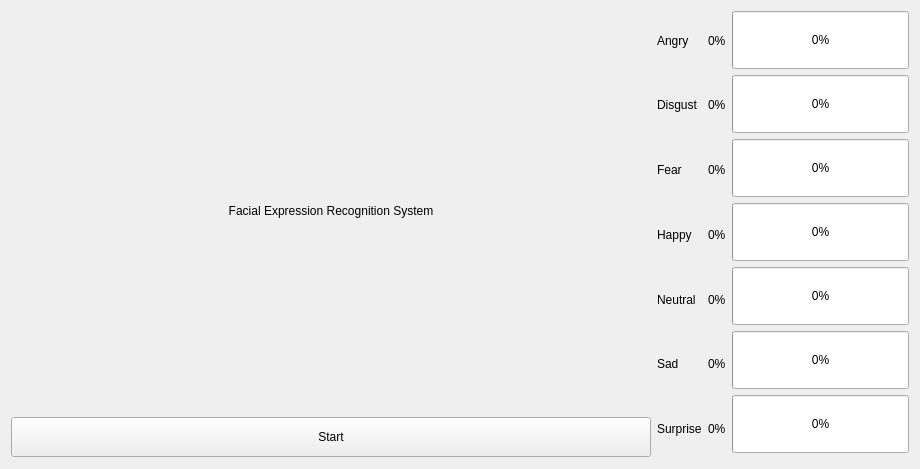
<?xml version="1.0" encoding="UTF-8"?>
<ui version="4.0">
 <class>Form</class>
 <widget class="QWidget" name="Form">
  <property name="geometry">
   <rect>
    <x>0</x>
    <y>0</y>
    <width>920</width>
    <height>469</height>
   </rect>
  </property>
  <property name="windowTitle">
   <string>Cam view</string>
  </property>
  <layout class="QHBoxLayout" name="horizontalLayout">
   <item>
    <layout class="QHBoxLayout" name="horizontalLayout_6">
     <item>
      <layout class="QVBoxLayout" name="verticalLayout">
       <item>
        <widget class="QLabel" name="image_label">
         <property name="enabled">
          <bool>true</bool>
         </property>
         <property name="minimumSize">
          <size>
           <width>640</width>
           <height>400</height>
          </size>
         </property>
         <property name="maximumSize">
          <size>
           <width>640</width>
           <height>400</height>
          </size>
         </property>
         <property name="text">
          <string>Facial Expression Recognition System</string>
         </property>
         <property name="alignment">
          <set>Qt::AlignCenter</set>
         </property>
        </widget>
       </item>
       <item>
        <widget class="QPushButton" name="control_bt">
         <property name="minimumSize">
          <size>
           <width>640</width>
           <height>0</height>
          </size>
         </property>
         <property name="maximumSize">
          <size>
           <width>640</width>
           <height>40</height>
          </size>
         </property>
         <property name="text">
          <string>Start</string>
         </property>
        </widget>
       </item>
      </layout>
     </item>
     <item>
      <layout class="QVBoxLayout" name="verticalLayout_3">
       <item>
        <widget class="QLabel" name="labelAngry">
         <property name="text">
          <string>Angry</string>
         </property>
        </widget>
       </item>
       <item>
        <widget class="QLabel" name="labelDisgust">
         <property name="text">
          <string>Disgust</string>
         </property>
        </widget>
       </item>
       <item>
        <widget class="QLabel" name="labelFear">
         <property name="text">
          <string>Fear</string>
         </property>
        </widget>
       </item>
       <item>
        <widget class="QLabel" name="labelHappy">
         <property name="text">
          <string>Happy</string>
         </property>
        </widget>
       </item>
       <item>
        <widget class="QLabel" name="labelNeutral">
         <property name="text">
          <string>Neutral</string>
         </property>
        </widget>
       </item>
       <item>
        <widget class="QLabel" name="labelSad">
         <property name="text">
          <string>Sad</string>
         </property>
        </widget>
       </item>
       <item>
        <widget class="QLabel" name="labelSurprise">
         <property name="text">
          <string>Surprise</string>
         </property>
        </widget>
       </item>
      </layout>
     </item>
     <item>
      <layout class="QVBoxLayout" name="verticalLayout_4">
       <item>
        <widget class="QLabel" name="labelAngry_2">
         <property name="text">
          <string>0%</string>
         </property>
        </widget>
       </item>
       <item>
        <widget class="QLabel" name="labelDisgust_2">
         <property name="text">
          <string>0%</string>
         </property>
        </widget>
       </item>
       <item>
        <widget class="QLabel" name="labelFear_2">
         <property name="text">
          <string>0%</string>
         </property>
        </widget>
       </item>
       <item>
        <widget class="QLabel" name="labelHappy_2">
         <property name="text">
          <string>0%</string>
         </property>
        </widget>
       </item>
       <item>
        <widget class="QLabel" name="labelNeutral_2">
         <property name="text">
          <string>0%</string>
         </property>
        </widget>
       </item>
       <item>
        <widget class="QLabel" name="labelSad_2">
         <property name="text">
          <string>0%</string>
         </property>
        </widget>
       </item>
       <item>
        <widget class="QLabel" name="labelSurprise_2">
         <property name="text">
          <string>0%</string>
         </property>
        </widget>
       </item>
      </layout>
     </item>
     <item>
      <layout class="QVBoxLayout" name="verticalLayout_2">
       <item>
        <widget class="QProgressBar" name="progressBarAngry">
         <property name="minimumSize">
          <size>
           <width>0</width>
           <height>58</height>
          </size>
         </property>
         <property name="maximumSize">
          <size>
           <width>250</width>
           <height>16777215</height>
          </size>
         </property>
         <property name="layoutDirection">
          <enum>Qt::LeftToRight</enum>
         </property>
         <property name="value">
          <number>0</number>
         </property>
        </widget>
       </item>
       <item>
        <widget class="QProgressBar" name="progressBarDisgust">
         <property name="minimumSize">
          <size>
           <width>0</width>
           <height>58</height>
          </size>
         </property>
         <property name="maximumSize">
          <size>
           <width>250</width>
           <height>16777215</height>
          </size>
         </property>
         <property name="value">
          <number>0</number>
         </property>
        </widget>
       </item>
       <item>
        <widget class="QProgressBar" name="progressBarFear">
         <property name="minimumSize">
          <size>
           <width>0</width>
           <height>58</height>
          </size>
         </property>
         <property name="maximumSize">
          <size>
           <width>250</width>
           <height>16777215</height>
          </size>
         </property>
         <property name="value">
          <number>0</number>
         </property>
        </widget>
       </item>
       <item>
        <widget class="QProgressBar" name="progressBarHappy">
         <property name="minimumSize">
          <size>
           <width>0</width>
           <height>58</height>
          </size>
         </property>
         <property name="maximumSize">
          <size>
           <width>250</width>
           <height>16777215</height>
          </size>
         </property>
         <property name="value">
          <number>0</number>
         </property>
        </widget>
       </item>
       <item>
        <widget class="QProgressBar" name="progressBarNeutral">
         <property name="minimumSize">
          <size>
           <width>0</width>
           <height>58</height>
          </size>
         </property>
         <property name="maximumSize">
          <size>
           <width>250</width>
           <height>16777215</height>
          </size>
         </property>
         <property name="layoutDirection">
          <enum>Qt::LeftToRight</enum>
         </property>
         <property name="value">
          <number>0</number>
         </property>
        </widget>
       </item>
       <item>
        <widget class="QProgressBar" name="progressBarSad">
         <property name="minimumSize">
          <size>
           <width>0</width>
           <height>58</height>
          </size>
         </property>
         <property name="maximumSize">
          <size>
           <width>250</width>
           <height>16777215</height>
          </size>
         </property>
         <property name="value">
          <number>0</number>
         </property>
        </widget>
       </item>
       <item>
        <widget class="QProgressBar" name="progressBarSurprise">
         <property name="minimumSize">
          <size>
           <width>0</width>
           <height>58</height>
          </size>
         </property>
         <property name="maximumSize">
          <size>
           <width>250</width>
           <height>16777215</height>
          </size>
         </property>
         <property name="value">
          <number>0</number>
         </property>
        </widget>
       </item>
      </layout>
     </item>
    </layout>
   </item>
  </layout>
 </widget>
 <resources/>
 <connections/>
</ui>
